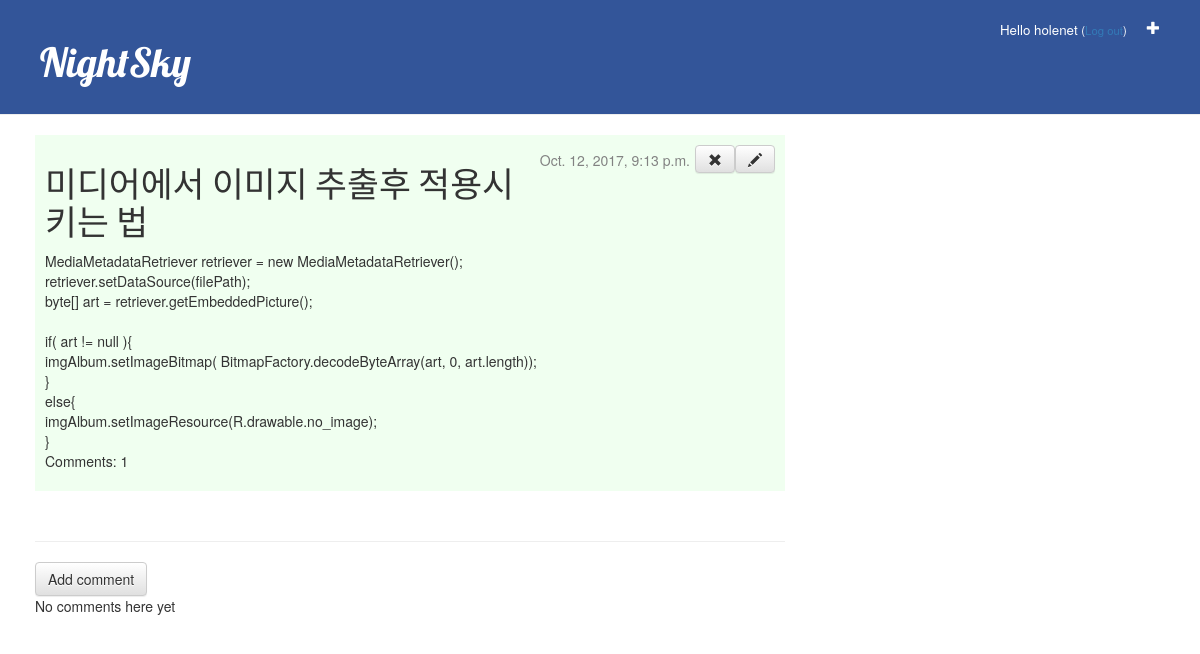
Page /cloud/post/2/ (signed in) on the committed database.
### cloud/models.py (models this page shows, shortened)
class Post(models.Model):
    author = models.ForeignKey('auth.User')
    title = models.CharField(max_length=200)
    text = models.TextField()
    published_date = models.DateTimeField(default=timezone.now)

### cloud/views.py (the view)
# urls.py: url(r'^post/(?P<post_id>[0-9]+)/$', views.post_detail, name='post_detail'),
@login_required
def post_detail(request, post_id):
    post = get_object_or_404(Post, pk=post_id)
    if 'JSON' in request.GET:
        data = dict(
            title=post.title,
            author=str(post.author),
        )
        return JsonResponse(data, safe=False)
    else:
        return render(request, 'cloud/post_detail.html', {'post': post})

### templates/cloud/post_detail.html (shortened to what this page needs)
{% extends 'cloud/base.html' %}
{% block content %}
	<div class="post">
		{% if user.is_authenticated %}
			<a class="btn btn-default" style="float: right" href="{% url 'cloud:post_edit' post_id=post.pk %}"><span class="glyphicon glyphicon-pencil"></span></a>
			<a class="btn btn-default" style="float: right" href="{% url 'cloud:post_delete' post_id=post.pk %}"><span class="glyphicon glyphicon-remove"></span></a>
		{% endif %}
		{% if post.published_date %}
			<div class="date">
				{{ post.published_date }}
			</div>
		{% endif %}
		<h1>{{ post.title }}</h1>
		<p>{{ post.text|linebreaksbr }}</p>
	</div>
	<hr>
	<a class="btn btn-default" href="{% url 'cloud:add_comment_to_post' post_id=post.pk %}">Add comment</a>
	{% for comment in post.comments.all %}
		<div class="comment">
			<div class="date">
				{{ comment.created_date }}
				<a class="btn btn-default" href="{% url 'cloud:comment_delete' comment_id=comment.pk %}"><span class="glyphicon glyphicon-remove"></span></a>
			</div>
			<strong>{{ comment.author }}</strong>
			<p>{{ comment.text }}</p>
		</div>
	{% empty %}
		<p>No comments here yet</p>
	{% endfor %}
{% endblock %}

### templates/cloud/base.html (shortened to what this page needs)
{% load staticfiles %}
<html>
	<head>
		<link rel="stylesheet" href="//maxcdn.bootstrapcdn.com/bootstrap/3.2.0/css/bootstrap.min.css">
		<link rel="stylesheet" href="//maxcdn.bootstrapcdn.com/bootstrap/3.2.0/css/bootstrap-theme.min.css">
		<link rel="stylesheet" href="{% static 'style/style.css' %}">
	</head>
	<body>
		<div class="page-header">
			{% if user.is_authenticated %}
				<a href="{% url 'cloud:post_new' %}" class="top-menu"><span class="glyphicon glyphicon-plus"></span></a>
				<p class="top-menu">Hello {{ user.username }} <small>(<a href="{% url 'logout' %}">Log out</a>)</small></p>
			{% else %}
				<a href="{% url 'login' %}" class="top-menu"><span class="glyphicon glyphicon-lock"></span></a>
			{% endif %}
			<h1><a href="{% url 'cloud:post_list' %}">NightSky</a></h1>
		</div>
		<div class="content container">
			<div class="row">
				<div class="col-md-8">
				{% block content %}
				{% endblock %}
				</div>
			</div>
		</div>
	</body>
</html>

### cloud/static/style/style.css (style rules this page uses)
.page-header { background-color: #335599; margin-top: 0; padding: 20px 20px 20px 40px; }
.page-header h1, .page-header h1 a, .page-header h1 a:visited, .page-header h1 a:active { color: #ffffff; font-size: 30pt; text-decoration: none; }
.content { margin-left: 20px; }
h1 { font-size: 26pt; }
h1, h2, h3, h4 { font-family: 'Lobster', cursive; }
.date { color: #828282; float: right; padding: 5px; }
.top-menu, .top-menu:hover, .top-menu:visited { color: #ffffff; float: right; font-size: 10pt; margin-right: 20px; }
.post { background-color: honeydew; padding: 10px; margin-bottom: 50px; }

### rows in the picture
Post: published_date "Oct. 12, 2017, 9:13 p.m.", title "미디어에서 이미지 추출후 적용시키는 법", text "MediaMetadataRetriever retriever = new MediaMetadataRetriever(); retriever.setDataSource(filePath); byte[] art = retriever.getEmbeddedPicture(); if( art != null ){ imgAlbum.setImageBitmap( BitmapFactory.decodeByteArray(art, 0, art.length)); } else{ imgAlbum.setImageResource(R.drawable.no_image); } Comments: 1"

### other values in the picture
{{ user.username }} "holenet"
